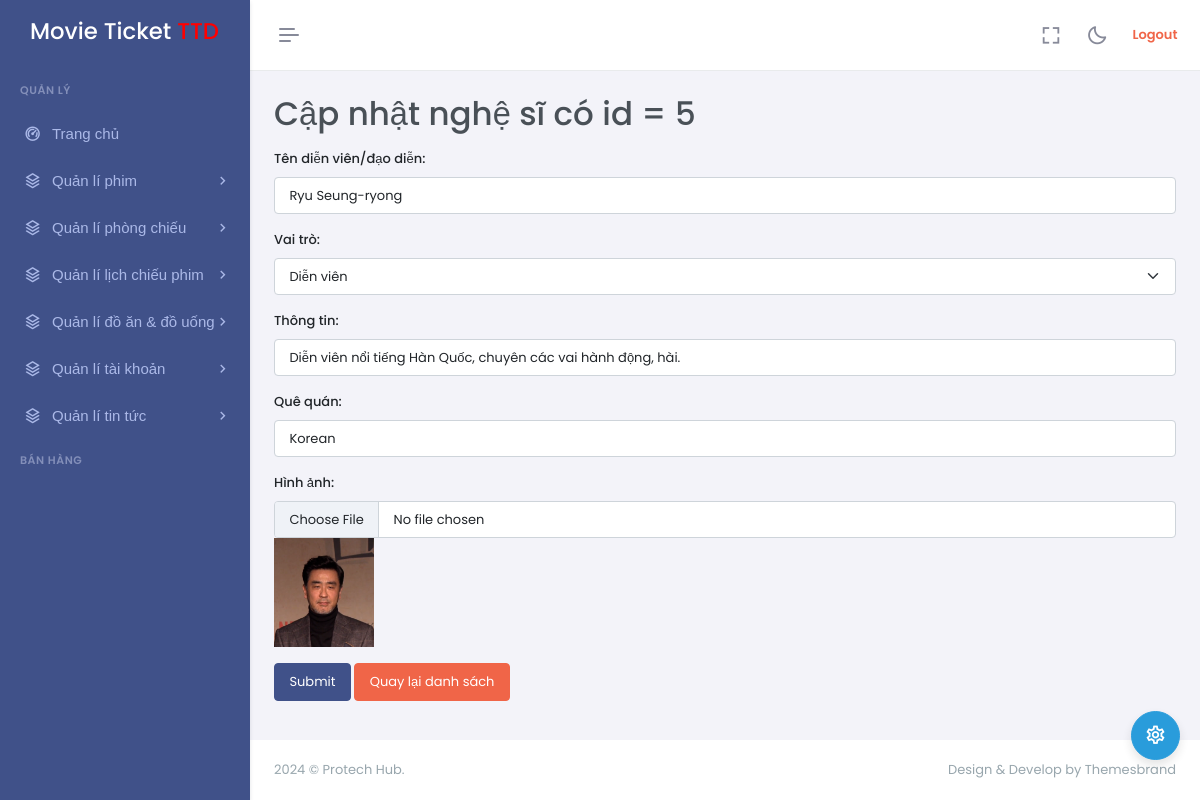
The page /?mode=admin&action=artists-updatePage&id=5 (signed in) on the database its author committed.
### tables this page shows
CREATE TABLE `artists` (
  `id` int NOT NULL,
  `name` varchar(50) NOT NULL,
  `roles` varchar(50) NOT NULL,
  `bio` varchar(255) NOT NULL,
  `country` varchar(50) NOT NULL,
  `imageURL` varchar(255) NOT NULL
);

### controllers/admin/ArtistController.php (called while the page is built, shortened)
<?php
class ArtistController
{
    private $artist;
    public function __construct()
    {
        $this->artist = new Artist();
    }
    public function updatePage()
    {
        try {
            $id = $_GET['id'];
            $artist = $this->artist->find('*', 'id = :id', ['id' => $id]);
            require_once PATH_VIEW_ADMIN_MAIN;
        } catch (\Throwable $th) {
            $_SESSION['success'] = false;
            $_SESSION['msg'] = $th->getMessage();
            header('Location: ' . BASE_URL_ADMIN . '&action=artists-create');
            exit();
        }
    }
}

### models/BaseModel.php (called while the page is built, shortened)
<?php
class BaseModel
{
    protected $table;
    protected $pdo;
    public function __construct()
    {
        $dsn = sprintf('mysql:host=%s;port=%s;dbname=%s;charset=utf8', DB_HOST, DB_PORT, DB_NAME);
        try {
            $this->pdo = new PDO($dsn, DB_USERNAME, DB_PASSWORD, DB_OBTIONS);
        } catch (PDOException $e) {
            die("Kết nối cơ sở dữ liệu thất bại: {$e->getMessage()}. Vui lòng thử lại sau.");
        }
    }
    public function find($columns = '*', $conditions = null, $params = [])
    {
        $sql = "SELECT $columns FROM {$this->table}";
        if ($conditions) {
            $sql .= " WHERE $conditions";
        }
        $stmt = $this->pdo->prepare($sql);
        $stmt->execute($params);
        return $stmt->fetch();
    }
}

### views/admin/artists/update.php (the view, shortened to what this page needs)
<form action="<?= BASE_URL_ADMIN . '&action=artists-update&id='.$artist['id'] ?>" method="POST" enctype="multipart/form-data">
    <div class="mb-3 mt-3">
        <label for="name" class="form-label">Tên diễn viên/đạo diễn:</label>
        <input type="text" class="form-control" id="name" name="name"
            value="<?php if (isset($_SESSION['data'])) {
                        echo $_SESSION['data']['name'];
                    } else {
                        echo $artist['name'];
                    } ?>">
    </div>
    <div class="mb-3 mt-3">
        <label for="roles" class="form-label">Vai trò:</label>
        <select name="roles" id="roles" class="form-select">
            <option value="Diễn viên" <?php if(isset($artist['roles']) && $artist['roles'] === 'Diễn viên') echo 'selected' ?>>Diễn viên</option>
        </select>
    </div>
    <div class="mb-3 mt-3">
        <label for="bio" class="form-label">Thông tin:</label>
        <input type="text" class="form-control" id="bio" name="bio"
            value="<?php if (isset($_SESSION['data'])) {
                        echo $_SESSION['data']['bio'];
                    } else {
                        echo $artist['bio'];
                    } ?>">
    </div>
    <div class="mb-3 mt-3">
        <label for="country" class="form-label">Quê quán:</label>
        <input type="text" class="form-control" id="country" name="country"
            value="<?php if (isset($_SESSION['data'])) {
                        echo $_SESSION['data']['country'];
                    } else {
                        echo $artist['country'];
                    } ?>">
    </div>
    <div class="mb-3 mt-3">
        <label for="imageURL" class="form-label">Hình ảnh:</label>
        <input type="file" class="form-control" name="imageURL" id="imageURL">
        <?php if(!empty($artist['imageURL'])): ?>
            <img src="<?= BASE_ASSETS_UPLOADS . $artist['imageURL']?>" width="100px">
        <?php endif; ?>
    </div>
    <button type="submit" class="btn btn-primary">Submit</button>
    <a href="<?= BASE_URL_ADMIN . '&action=artists-list' ?>" class="btn btn-danger">Quay lại danh sách</a>
</form>

### rows shown on the page
artists: name "Ryu Seung-ryong", roles "Diễn viên", bio "Diễn viên nổi tiếng Hàn Quốc, chuyên các vai hành động, hài.", country "Korean", imageURL (picture)

### other values the page prints
$title "Cập nhật nghệ sĩ có id = 5"
